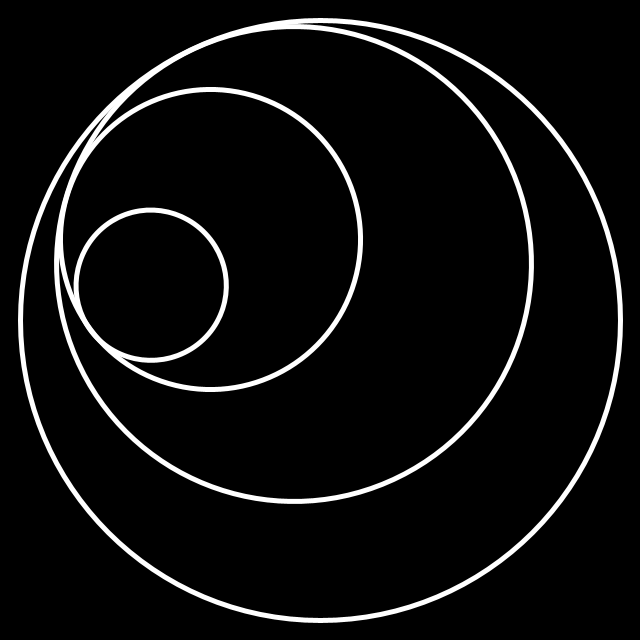
Frame 1 (no input)
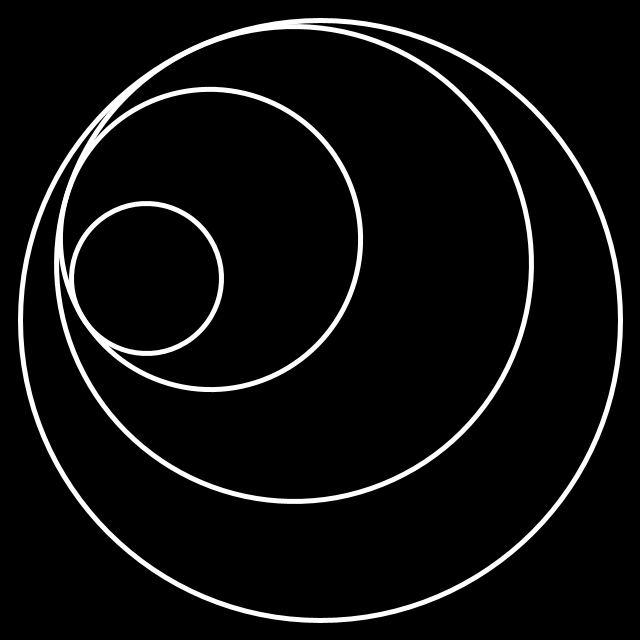
Frame 60 (the mouse pressed at the canvas centre just before this capture)
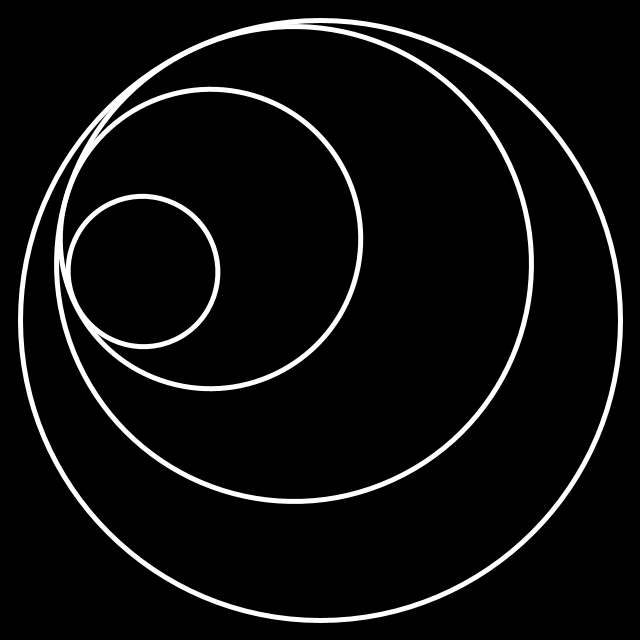
Frame 120 (the mouse held since frame 60 and released just before this capture)

The Processing sketch that drew these frames (run headless with seeded random() and noise(); from frame 60 on, the mouse is pressed at the canvas centre):

// Processing sketch: ubiClock
// ── ubiClock.pde
int iX, iY;
int iClockR, iHourR, iMinR, iSecR;

color cBg, cLine;
int iWeight;
int iTickR;

void setup() {
  size(640,640);
  
  iX = width/2;
  iY = height/2;
  
  iClockR = 600;
  iHourR = 475;//466;
  iMinR = 300;//333;
  iSecR = 150;//200;
  
  cBg = color(#000000);
  cLine = color(#ffffff);
  iWeight = 5;  
  iTickR = 0;
  
  strokeWeight(iWeight);
  stroke(cLine);
  noFill();
}

void draw() {
  background(cBg);
  
  float s = map(second(),0,60,0,TWO_PI);
  float m = map(minute(),0,60,0,TWO_PI);
  float h = map(hour(),0,24,0,TWO_PI);
  
  translate(iX,iY);
  
  //outer circle
  ellipse(0,0,iClockR,iClockR);
  //hour ticks
  if(iTickR>0) {
    for(float f=0.0;f<TWO_PI;f+=(PI/12)) {
      pushMatrix();
      rotate(f);
      line(0,-(iClockR/2-iTickR),0,-(iClockR/2+iTickR));
      popMatrix();
    }
  }
  
  //hour circle
  rotate(h+(m/60)+(s/3600));
  translate(0,(iHourR-iClockR)/2);
  ellipse(0,0,iHourR,iHourR);
  //minute ticks
  if(iTickR>0) {
    for(float f=0.0;f<TWO_PI;f+=(PI/6)) {
      pushMatrix();
      rotate(f);
      line(0,-(iHourR/2-iTickR),0,-(iHourR/2+iTickR));
      popMatrix();
    }
  }
  
  //minute circle
  rotate(m+(s/60));
  translate(0,(iMinR-iHourR)/2);
  ellipse(0,0,iMinR,iMinR);
  //second ticks
  if(iTickR>0) {
    for(float f=0.0;f<TWO_PI;f+=(PI/6)) {
      pushMatrix();
      rotate(f);
      line(0,-(iMinR/2-iTickR),0,-(iMinR/2+iTickR));
      popMatrix();
    }
  }
  
  //second circle
  rotate(s);
  translate(0,(iSecR-iMinR)/2);
  ellipse(0,0,iSecR,iSecR);
  
}
